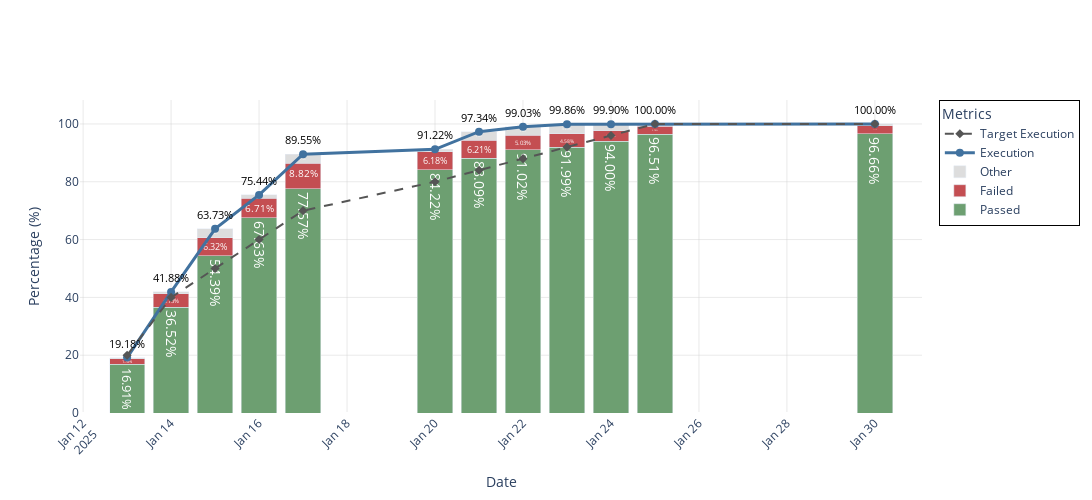

The cell this chart's notebook holds for it:
### Code cell
import pandas as pd
import plotly.graph_objects as go

df_android['Other'] = df_android['Execution'] - df_android['Passed'] - df_android['Failed']

# Create figure
fig = go.Figure()

# Stacked Bar: Passed (Muted Green)
fig.add_trace(go.Bar(
    x=df_android['Tanggal'],
    y=df_android['Passed'],
    name='Passed',
    marker_color='#6D9F71',  # Muted green
    text=df_android['Passed'].apply(lambda x: f"{x:.2f}%"),  # Format as percentage
    textposition='inside',
    textfont=dict(size=14, color='white'),
    hoverinfo='x+y+name'
))

# Stacked Bar: Failed (Muted Red)
fig.add_trace(go.Bar(
    x=df_android['Tanggal'],
    y=df_android['Failed'],
    name='Failed',
    marker_color='#C44E52',  # Muted red
    text=df_android['Failed'].apply(lambda x: f"{x:.2f}%"),  # Format as percentage
    textposition='inside',
    textfont=dict(size=14, color='white'),
    hoverinfo='x+y+name'
))

fig.add_trace(go.Bar(
    x=df_android['Tanggal'],
    y=df_android['Other'],
    name='Other',
    marker_color='#ddd',  # Muted red
    text=df_android['Other'].apply(lambda x: f"{x:.2f}%"),  # Format as percentage
    textposition='inside',
    textfont=dict(size=14, color='white'),
    hoverinfo='x+y+name'
))

# Execution Line (Deep Blue)
fig.add_trace(go.Scatter(
    x=df_android['Tanggal'],
    y=df_android['Execution'],
    name='Execution',
    mode='lines+markers',
    line=dict(color='#41729F', width=3, dash='solid'),
    marker=dict(size=8, symbol='circle'),
    text=df_android['Execution'].apply(lambda x: f"{x:.2f}%"),  # Format as percentage
    textposition='top center',
    hoverinfo='x+y+name'
))

# Target Execution (Dashed Dark Gray Line)
fig.add_trace(go.Scatter(
    x=df_android['Tanggal'],
    y=df_android['Target Execution'],
    name='Target Execution',
    mode='lines+markers',
    line=dict(color='#555555', width=2, dash='dash'),  # Dark gray dashed line
    marker=dict(size=7, symbol='diamond', color='#555555'),
    text=df_android['Target Execution'].apply(lambda x: f"{x:.2f}%"),  # Format as percentage
    textposition='top center',
    hoverinfo='x+y+name'
))

# Add annotations for Execution values (Larger Font)
for i in range(len(df_android)):
    date = df_android['Tanggal'].iloc[i]
    execution_val = df_android['Execution'].iloc[i]  # ✅ Fixed issue
    
    fig.add_annotation(
        x=date, 
        y=execution_val + 5,  # Offset to avoid overlap
        text=f"{execution_val:.2f}%",  # Rounded percentage
        showarrow=False,
        font=dict(size=11, color='black'),  # Larger and readable
        align='center'
    )

# Layout Customization
fig.update_layout(
    xaxis=dict(
        title='Date',
        tickmode='array',
        tickangle=-45,
        showgrid=True,
        gridcolor='rgba(200,200,200,0.4)',  # Softer grid
    ),
    yaxis=dict(
        title='Percentage (%)',
        showgrid=True,
        gridcolor='rgba(200,200,200,0.4)',
    ),
    barmode='stack',
    hovermode='x unified',
    legend=dict(
        title='Metrics',
        bordercolor='black',
        borderwidth=1
    ),
    plot_bgcolor='white',
    width=1200,
    height=500,
    
)

# Show plot
fig.show()

### Figure 1 — Plotly figure (JSON) as saved in the notebook; plotly's stock layout.template omitted (floating-point values rounded to 4 significant figures)
{"data": [{"hoverinfo": "x+y+name", "marker": {"color": "#6D9F71"}, "name": "Passed", "text": ["16.91%", "36.52%", "54.39%", "67.63%", "77.57%", "84.22%", "88.09%", "91.02%", "91.99%", "94.00%", "96.51%", "96.66%"], "textfont": {"color": "white", "size": 14}, "textposition": "inside", "type": "bar", "x": ["2025-01-13T00:00:00", "2025-01-14T00:00:00", "2025-01-15T00:00:00", "2025-01-16T00:00:00", "2025-01-17T00:00:00", "2025-01-20T00:00:00", "2025-01-21T00:00:00", "2025-01-22T00:00:00", "2025-01-23T00:00:00", "2025-01-24T00:00:00", "2025-01-25T00:00:00", "2025-01-30T00:00:00"], "y": [16.91, 36.52, 54.39, 67.63, 77.57, 84.22, 88.09, 91.02, 91.99, 94, 96.51, 96.66]}, {"hoverinfo": "x+y+name", "marker": {"color": "#C44E52"}, "name": "Failed", "text": ["1.78%", "4.73%", "6.32%", "6.71%", "8.82%", "6.18%", "6.21%", "5.03%", "4.58%", "3.69%", "2.78%", "2.70%"], "textfont": {"color": "white", "size": 14}, "textposition": "inside", "type": "bar", "x": ["2025-01-13T00:00:00", "2025-01-14T00:00:00", "2025-01-15T00:00:00", "2025-01-16T00:00:00", "2025-01-17T00:00:00", "2025-01-20T00:00:00", "2025-01-21T00:00:00", "2025-01-22T00:00:00", "2025-01-23T00:00:00", "2025-01-24T00:00:00", "2025-01-25T00:00:00", "2025-01-30T00:00:00"], "y": [1.78, 4.73, 6.32, 6.71, 8.82, 6.18, 6.21, 5.03, 4.58, 3.69, 2.78, 2.7]}, {"hoverinfo": "x+y+name", "marker": {"color": "#ddd"}, "name": "Other", "text": ["0.49%", "0.63%", "3.02%", "1.10%", "3.16%", "0.82%", "3.04%", "2.98%", "3.29%", "2.21%", "0.71%", "0.64%"], "textfont": {"color": "white", "size": 14}, "textposition": "inside", "type": "bar", "x": ["2025-01-13T00:00:00", "2025-01-14T00:00:00", "2025-01-15T00:00:00", "2025-01-16T00:00:00", "2025-01-17T00:00:00", "2025-01-20T00:00:00", "2025-01-21T00:00:00", "2025-01-22T00:00:00", "2025-01-23T00:00:00", "2025-01-24T00:00:00", "2025-01-25T00:00:00", "2025-01-30T00:00:00"], "y": [0.49, 0.63, 3.02, 1.1, 3.16, 0.82, 3.04, 2.98, 3.29, 2.21, 0.71, 0.64]}, {"hoverinfo": "x+y+name", "line": {"color": "#41729F", "dash": "solid", "width": 3}, "marker": {"size": 8, "symbol": "circle"}, "mode": "lines+markers", "name": "Execution", "text": ["19.18%", "41.88%", "63.73%", "75.44%", "89.55%", "91.22%", "97.34%", "99.03%", "99.86%", "99.90%", "100.00%", "100.00%"], "textposition": "top center", "type": "scatter", "x": ["2025-01-13T00:00:00", "2025-01-14T00:00:00", "2025-01-15T00:00:00", "2025-01-16T00:00:00", "2025-01-17T00:00:00", "2025-01-20T00:00:00", "2025-01-21T00:00:00", "2025-01-22T00:00:00", "2025-01-23T00:00:00", "2025-01-24T00:00:00", "2025-01-25T00:00:00", "2025-01-30T00:00:00"], "y": [19.18, 41.88, 63.73, 75.44, 89.55, 91.22, 97.34, 99.03, 99.86, 99.9, 100, 100]}, {"hoverinfo": "x+y+name", "line": {"color": "#555555", "dash": "dash", "width": 2}, "marker": {"color": "#555555", "size": 7, "symbol": "diamond"}, "mode": "lines+markers", "name": "Target Execution", "text": ["20.00%", "40.00%", "50.00%", "60.00%", "70.00%", "80.00%", "84.00%", "88.00%", "92.00%", "96.00%", "100.00%", "100.00%"], "textposition": "top center", "type": "scatter", "x": ["2025-01-13T00:00:00", "2025-01-14T00:00:00", "2025-01-15T00:00:00", "2025-01-16T00:00:00", "2025-01-17T00:00:00", "2025-01-20T00:00:00", "2025-01-21T00:00:00", "2025-01-22T00:00:00", "2025-01-23T00:00:00", "2025-01-24T00:00:00", "2025-01-25T00:00:00", "2025-01-30T00:00:00"], "y": [20, 40, 50, 60, 70, 80, 84, 88, 92, 96, 100, 100]}], "layout": {"annotations": [{"align": "center", "font": {"color": "black", "size": 11}, "showarrow": false, "text": "19.18%", "x": "2025-01-13T00:00:00", "y": 24.18}, {"align": "center", "font": {"color": "black", "size": 11}, "showarrow": false, "text": "41.88%", "x": "2025-01-14T00:00:00", "y": 46.88}, {"align": "center", "font": {"color": "black", "size": 11}, "showarrow": false, "text": "63.73%", "x": "2025-01-15T00:00:00", "y": 68.73}, {"align": "center", "font": {"color": "black", "size": 11}, "showarrow": false, "text": "75.44%", "x": "2025-01-16T00:00:00", "y": 80.44}, {"align": "center", "font": {"color": "black", "size": 11}, "showarrow": false, "text": "89.55%", "x": "2025-01-17T00:00:00", "y": 94.55}, {"align": "center", "font": {"color": "black", "size": 11}, "showarrow": false, "text": "91.22%", "x": "2025-01-20T00:00:00", "y": 96.22}, {"align": "center", "font": {"color": "black", "size": 11}, "showarrow": false, "text": "97.34%", "x": "2025-01-21T00:00:00", "y": 102.3}, {"align": "center", "font": {"color": "black", "size": 11}, "showarrow": false, "text": "99.03%", "x": "2025-01-22T00:00:00", "y": 104.0}, {"align": "center", "font": {"color": "black", "size": 11}, "showarrow": false, "text": "99.86%", "x": "2025-01-23T00:00:00", "y": 104.9}, {"align": "center", "font": {"color": "black", "size": 11}, "showarrow": false, "text": "99.90%", "x": "2025-01-24T00:00:00", "y": 104.9}, {"align": "center", "font": {"color": "black", "size": 11}, "showarrow": false, "text": "100.00%", "x": "2025-01-25T00:00:00", "y": 105}, {"align": "center", "font": {"color": "black", "size": 11}, "showarrow": false, "text": "100.00%", "x": "2025-01-30T00:00:00", "y": 105}], "barmode": "stack", "height": 500, "hovermode": "x unified", "legend": {"bordercolor": "black", "borderwidth": 1, "title": {"text": "Metrics"}}, "plot_bgcolor": "white", "width": 1200, "xaxis": {"gridcolor": "rgba(200,200,200,0.4)", "showgrid": true, "tickangle": -45, "tickmode": "array", "title": {"text": "Date"}}, "yaxis": {"gridcolor": "rgba(200,200,200,0.4)", "showgrid": true, "title": {"text": "Percentage (%)"}}}}
